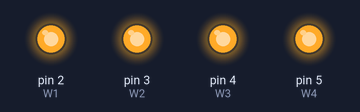
The sketch below on a simulated Arduino Uno, built with avr-gcc and run on an emulated ATmega328P. Parts: output pins drawn as LEDs (lit = HIGH). Pins used as bus, display or sensor lines are not drawn; what the sketch prints to the serial monitor is not drawn.

Above: at 0.1 s.
Timing chart, 0 to 1.6 s (numbered marks = the images above):
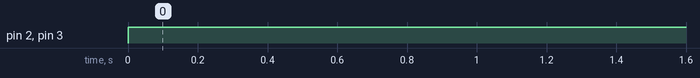

Measured:
- by itself, pin 2 (W1), pin 3 (W2): LOW → HIGH at 0.00 s

The sketch:

_3digitcounter.ino
```cpp
int A = 8; //1nd bit
int B = 9; //2nd bit
int C = 10; //3rd bit
int D = 11; //4th bit
int W1 = 2;
int W2 = 3;
int W3 = 4;
int W4 = 5;
int count,one,ten,hundred,b;

void setup() {

  Serial.begin(9600);
  pinMode(A,OUTPUT);
  pinMode(B,OUTPUT);
  pinMode(C,OUTPUT);
  pinMode(D,OUTPUT);
  pinMode(W1,OUTPUT);
  pinMode(W2,OUTPUT);
  pinMode(W3,OUTPUT);
  pinMode(W4,OUTPUT);
  digitalWrite(W1,LOW);
  digitalWrite(W2,HIGH);
  digitalWrite(W3,HIGH);
  digitalWrite(W4,HIGH);
  count=0;

}

void loop() {
  // put your main code here, to run repeatedly:

  one=count%10;
  ten=(count%100)/10;
  hundred=(count%1000)/100;

  digitalWrite(W1,LOW);

  for (b=0;b<4;b++)
    {
     if ( one & (1 << b))
       digitalWrite(b+8,HIGH);
     else
       digitalWrite(b+8,LOW);
    }

  digitalWrite(W1,HIGH);
  digitalWrite(W2,LOW);

  for (b=0;b<4;b++)
    {
     if ( ten & (1 << b))
       digitalWrite(b+8,HIGH);
     else
       digitalWrite(b+8,LOW);
    }

  digitalWrite(W2,HIGH);
  //digitalWrite(W3,LOW);

  for (b=0;b<4;b++)
    {
     if ( hundred & (1 << b))
       digitalWrite(b+8,HIGH);
     else
       digitalWrite(b+8,LOW);
    }

  //digitalWrite(W3,HIGH);
  //digitalWrite(W1,LOW);

  Serial.println(count);
  //digitalWrite(A,HIGH);
  //digitalWrite(B,HIGH);
  //digitalWrite(C,HIGH);
  //digitalWrite(D,HIGH);

  count++;

  delay(1000);
}
```
